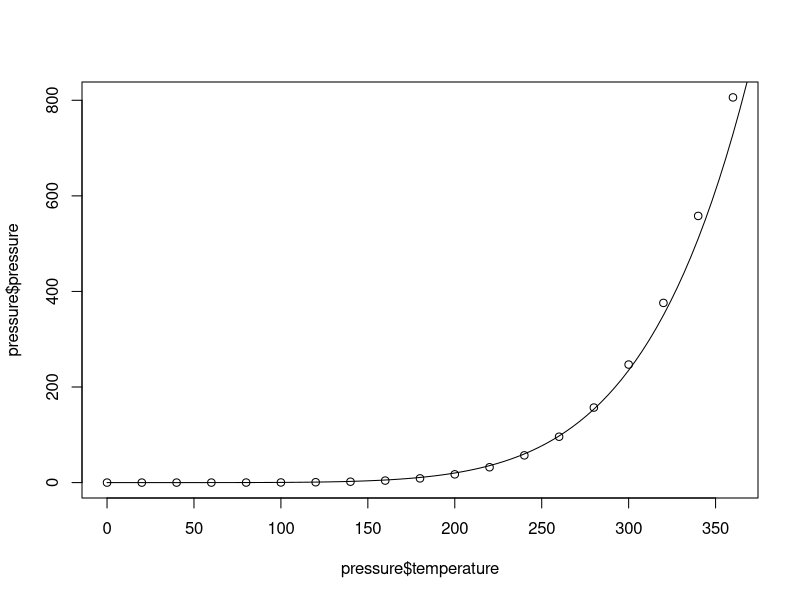
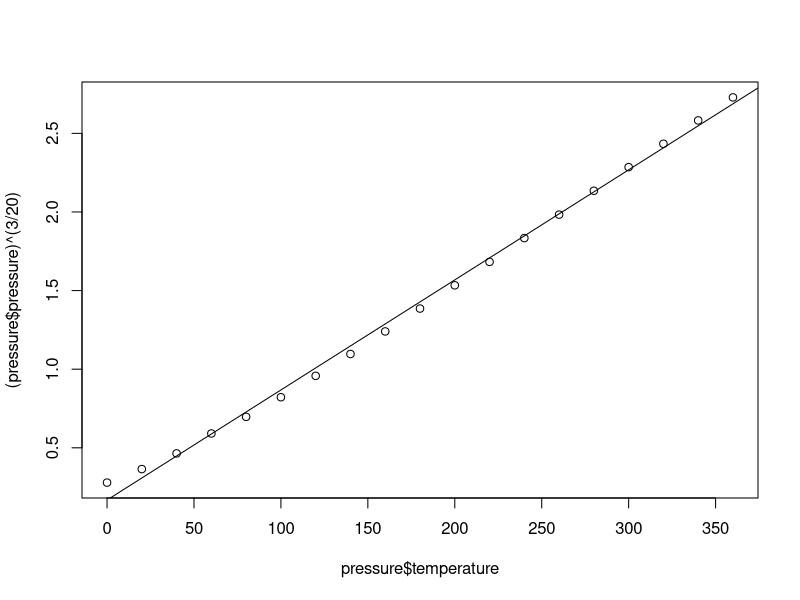
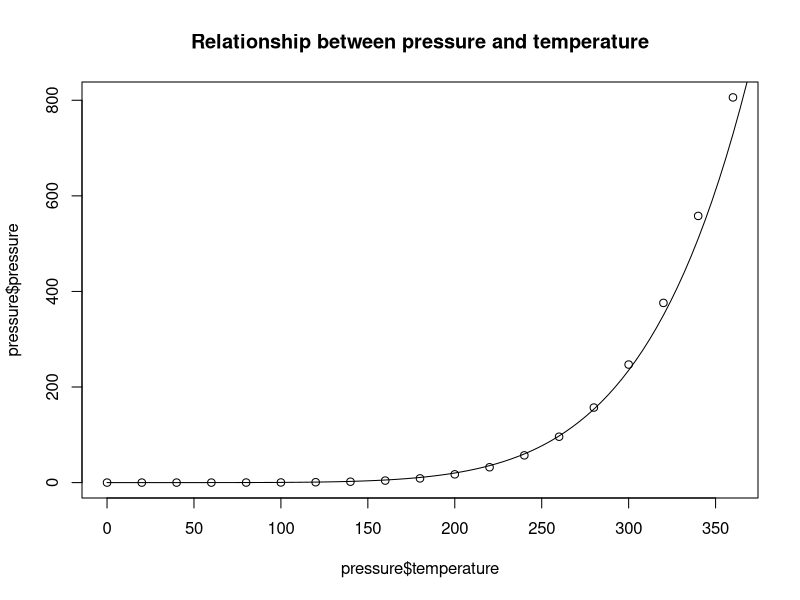
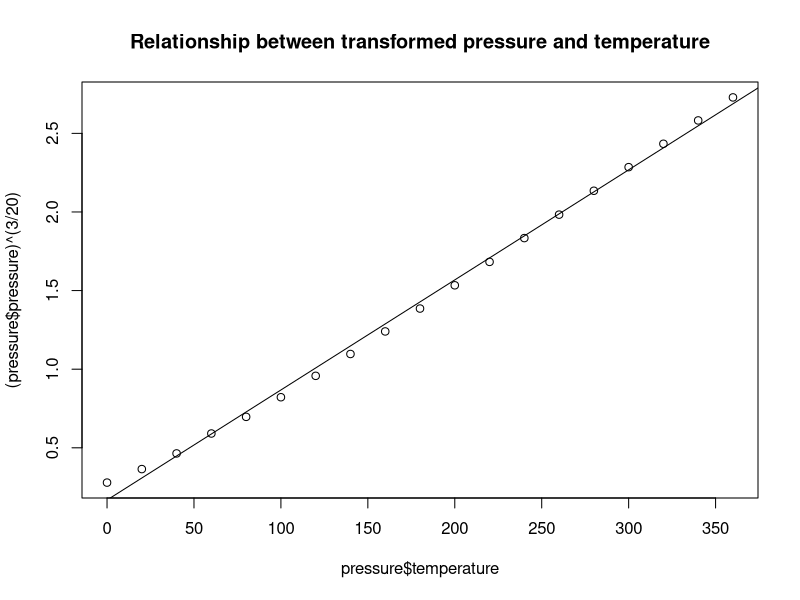
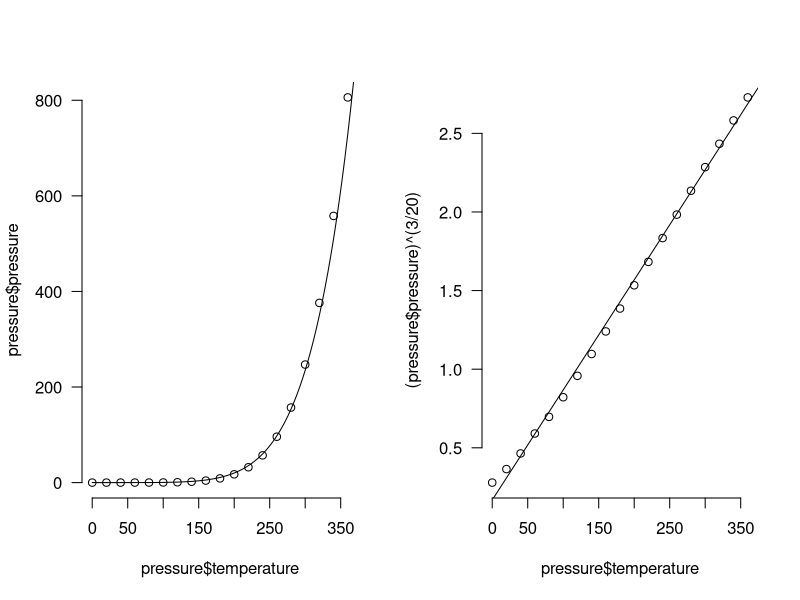
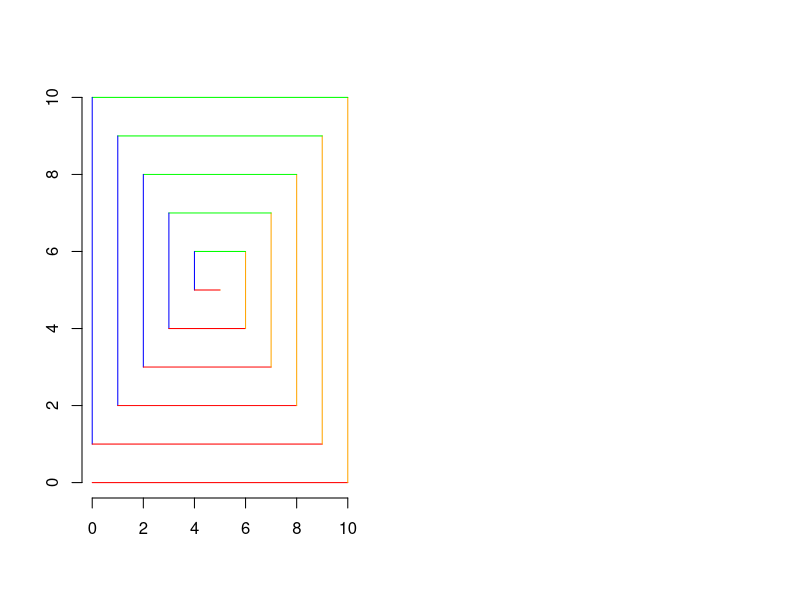

These charts were generated, in order, by the following R code:
# Q1a
plot(pressure$temperature,pressure$pressure)
curve((0.168 + 0.007*x)^(20/3), from = 0, to = 400, add = TRUE)

# Q1b
plot(pressure$temperature,(pressure$pressure)^(3/20))
# Linear relationship
abline(0.168,0.007)

# Q1c
plot(pressure$temperature,pressure$pressure, main = "Relationship between pressure and temperature")
curve((0.168 + 0.007*x)^(20/3), from = 0, to = 400, add = TRUE)

# or

plot(pressure$temperature,(pressure$pressure)^(3/20), main = "Relationship between transformed pressure and temperature")
# Linear relationship
abline(0.168,0.007)

# Q1d
par(mfrow=c(1,2))
plot(pressure$temperature,pressure$pressure, bty='n', las=1)
curve((0.168 + 0.007*x)^(20/3), from = 0, to = 400, add = TRUE)
plot(pressure$temperature,(pressure$pressure)^(3/20), bty='n', las=1)
abline(0.168,0.007)


# Q2
alt_matrix <- function(n) {
	A = matrix(0, ncol = n, nrow = n)
	for (i in 1:n) {
		for (j in 1:n) {
			if ((i+j)%%2) 
			A[i,j] = 1
		}
	}
	return(A)
}

# alternative answer
alt_matrix <- function(n) {outer(1:n, 1:n, "+")%%2}
alt_matrix(9)


# Q3
d <- 1 # distance between lines
bl <- c(-d,0) # bottom left
br <- c(10,0) # bottom right
tl <- c(0,10) # top left
tr <- c(10,10) # top right
plot(0, 0, type="n", xlim=c(0,10), ylim=c(0,10), 
	bty="n", xlab="", ylab="")
phase <- 0
while (bl[1]<=br[1]) {
	phase <- (phase + 1)%%4
	if (phase == 1) { # bottom line: left to right
		segments(max(bl[1],0),bl[2],br[1],br[2], col="red")
		bl = bl + c(d,d)
	} else if (phase == 2) { # right line: bottom to top
		segments(br[1],br[2],tr[1],tr[2], col="orange")
		br <- br + c(-d,d)
	} else if (phase == 3) { # top line: right to left
		segments(tr[1],tr[2],tl[1],tl[2], col="green")
		tr <- tr + c(-d,-d)
	} else if (phase == 0) { # left line: top to bottom
		segments(tl[1],tl[2],bl[1],bl[2], col="blue")
		tl <- tl + c(d,-d)
	}
}

# Q4

# Version 1
prime_list <- function(n) {
	if (n >= 2) {
		comp <- seq(2, n)
		primes <- c()
		for (i in seq(2, n)) {
			if (any(comp == i)) {
				primes <- c(primes, i)
				comp <- comp[(comp %% i) != 0]
			}
		}
		return(primes)
	} else {
		stop("Input value of n should be at least 2.")
	}
}
twin_prime_list <- function(n) {
	if (n >= 5) {
		primes <- prime_list(n)
		tprimes <- c()
		for (i in 1:(length(primes)-1)) {
			if (primes[i+1] == primes[i]+2) {
				tprimes <- c(tprimes, primes[i], primes[i+1])
			}
		}
		return(unique(tprimes))
	} else if (n >= 3) {
		return(3)
	} else {
		stop("Input value of n should be at least 3.")
	}
}
twin_prime_list(1000)

# Version 2
twin_prime_list2 <- function(n) {
	if (n >= 5) {
		comp <- seq(2, n)
		primes <- c()
		tprimes <- c()
		for (i in seq(2, n)) {
			if (any(comp == i)) {
				primes <- c(primes, i)
				comp <- comp[(comp %% i) != 0]
				l <- length(primes)
				if (l>=2) {
					if (primes[l] == primes[l-1]+2) {
						tprimes <- c(tprimes, primes[l-1], primes[l])
					}
				}
			}
		}
		return(unique(tprimes))
	} else if (n >= 3) {
		return(3)
	} else {
		stop("Input value of n should be at least 3.")
	}
}
twin_prime_list2(1000)
